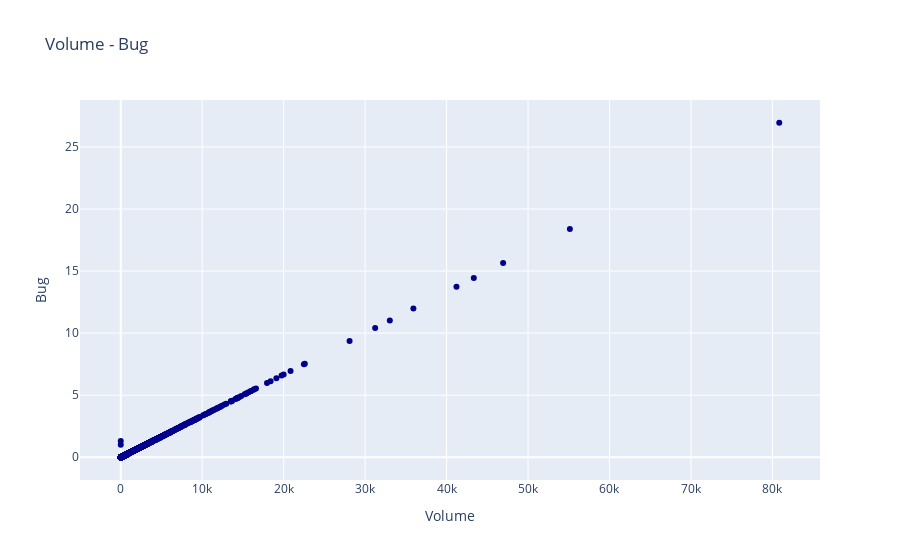

Source (notebook cell):
### Code cell
trace = go.Scatter(
    x = data.v,
    y = data.b,
    mode = "markers",
    name = "Volume - Bug",
    marker = dict(color = 'darkblue'),
    text = "Bug (b)")

scatter_data = [trace]
scatter_layout = dict(title = 'Volume - Bug',
              xaxis = dict(title = 'Volume', ticklen = 5),
              yaxis = dict(title = 'Bug' , ticklen = 5),
             )
fig = dict(data = scatter_data, layout = scatter_layout)
iplot(fig)

#two attributes with high correlation v-b > just about 1

### Figure 1 — Plotly figure (JSON) as saved in the notebook; plotly's stock layout.template omitted (floating-point values rounded to 4 significant figures; data arrays with more than 128 entries replaced by an {"elided": "..."} marker saying what was removed)
{"data": [{"name": "Volume - Bug", "text": "Bug (b)", "y": {"elided": "10885 float values"}, "mode": "markers", "marker": {"color": "darkblue"}, "x": {"elided": "10885 float values"}, "type": "scatter"}], "layout": {"yaxis": {"ticklen": 5, "title": {"text": "Bug"}}, "xaxis": {"ticklen": 5, "title": {"text": "Volume"}}, "title": {"text": "Volume - Bug"}}}
